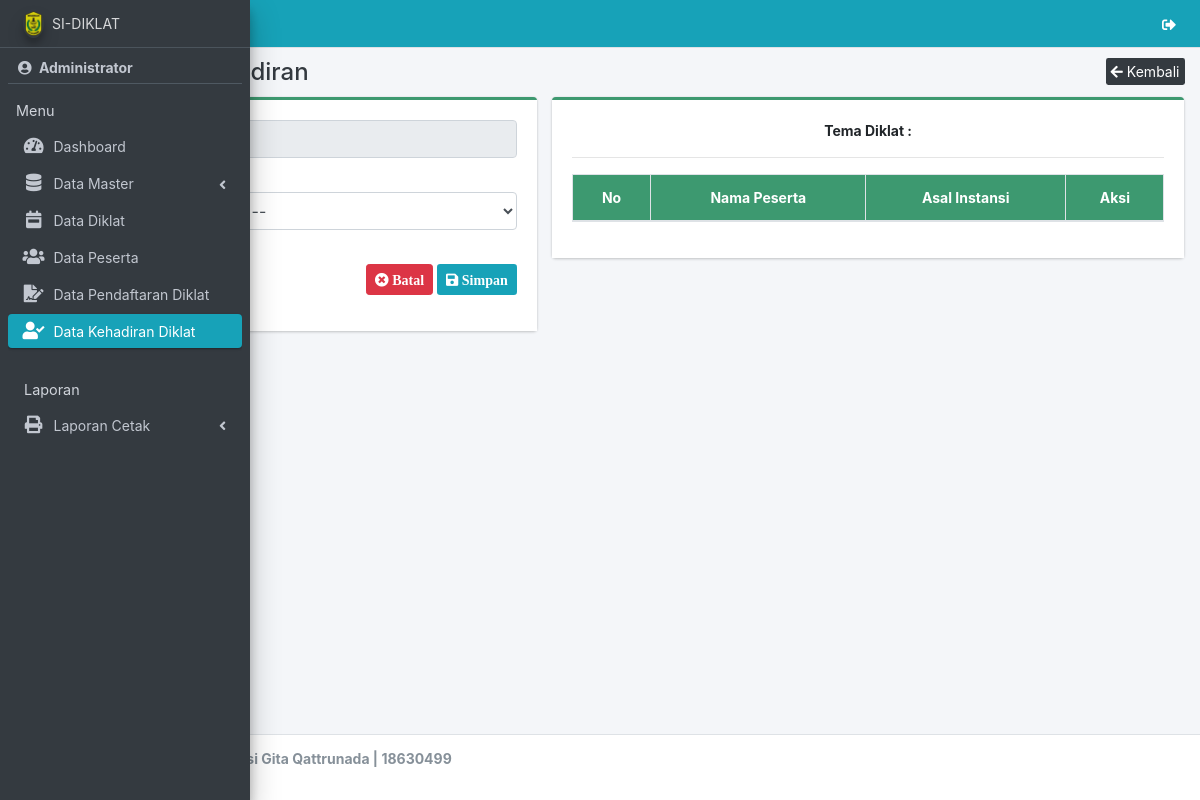
The page /admin/kehadiran/absensi.php (signed in) on the database as committed earlier.
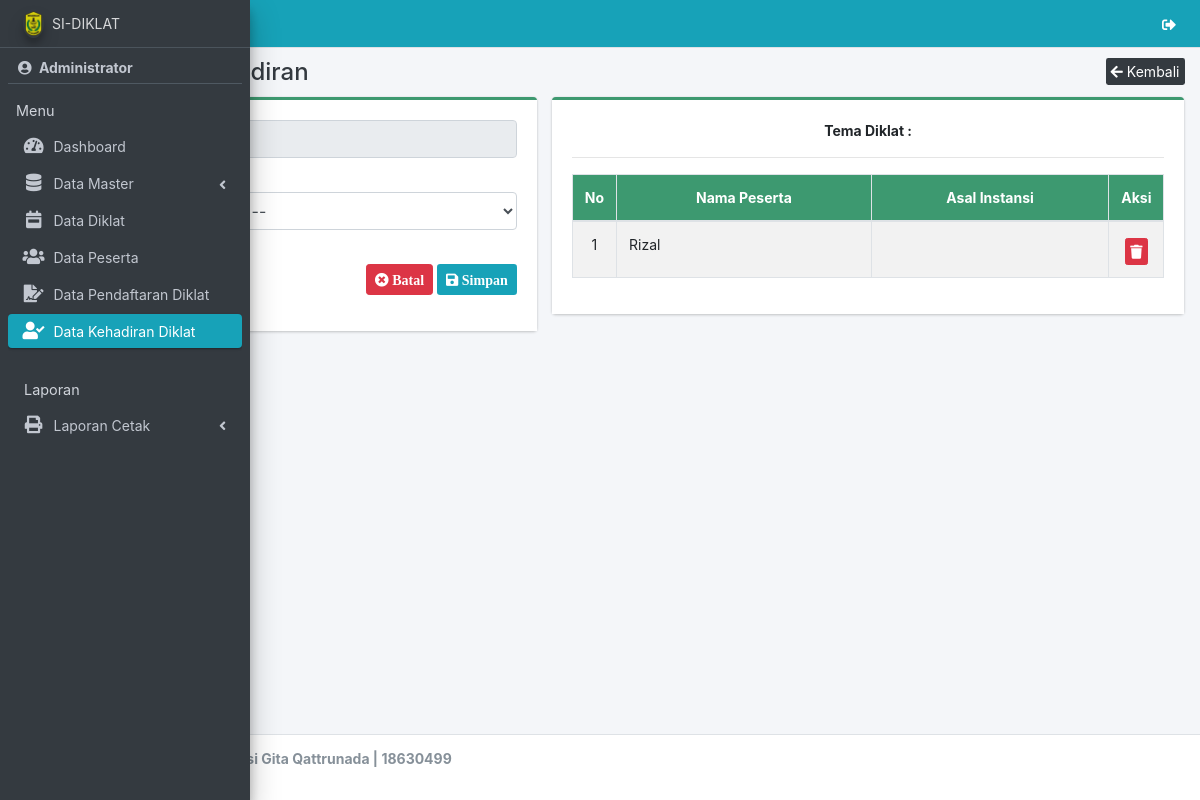
The same page on the database as committed later.
### tables this page shows
CREATE TABLE `kehadiran` (
  `id_kehadiran` int(11) NOT NULL,
  `id_diklat` int(11) NOT NULL,
  `id_peserta` int(11) NOT NULL
);

CREATE TABLE `peserta` (
  `id_peserta` int(11) NOT NULL,
  `nm_peserta` varchar(50) NOT NULL,
  `nip` varchar(30) NOT NULL,
  `tmpt_lahir` varchar(50) NOT NULL,
  `tgl_lahir` date NOT NULL,
  `jk` varchar(20) NOT NULL,
  `hp_peserta` varchar(20) NOT NULL,
  `email_peserta` varchar(50) NOT NULL,
  `pendidikan` varchar(30) NOT NULL,
  `pas_foto` varchar(100) NOT NULL
);

### admin/kehadiran/absensi.php (shortened to what the changed rows need)
<?php
require '../../app/config.php';
include_once '../../template/header.php';
$id = $_GET['id'];
?>
<div class="content-wrapper">
    <section class="content">
        <div class="container-fluid">
            <div class="row">
                <div class="col-md-7">
                    <div class="card card-olive card-outline">
                        <div class="card-body" style="background-color: white;">
                            <div class="table-responsive">
                                <table id="example1" class="table table-bordered table-striped">
                                    <thead class="bg-olive">
                                        <tr align="center">
                                            <th>No</th>
                                            <th>Nama Peserta</th>
                                            <th>Asal Instansi</th>
                                            <th>Aksi</th>
                                        </tr>
                                    </thead>
                                    <tbody>
                                        <?php
                                        $no = 1;
                                        $data = $con->query("SELECT * FROM kehadiran a JOIN peserta b ON a.id_peserta = b.id_peserta  ORDER BY id_kehadiran DESC");
                                        while ($row = $data->fetch_array()) {
                                        ?>
                                            <tr>
                                                <td align="center" width="5%"><?= $no++ ?></td>
                                                <td><?= $row['nm_peserta'] ?></td>
                                                <td align="center">
                                                </td>
                                                <td align="center" width="5%">
                                                    <a href="hapus-absensi?id=<?= $row[0] ?>&idm=<?= $id ?>" class="btn btn-danger btn-xs alert-hapus mt-1" title="Hapus"><i class="fa fa-trash"></i></a>
                                                </td>
                                            </tr>
                                        <?php } ?>
                                    </tbody>
                                </table>
                            </div>
                        </div>
                    </div>
                </div>
            </div>
        </div>
    </section>
</div>
<?php
include_once '../../template/footer.php';
?>

Rows that differ between the two databases and show on the page:
added kehadiran: id_peserta.nm_peserta "Rizal"
